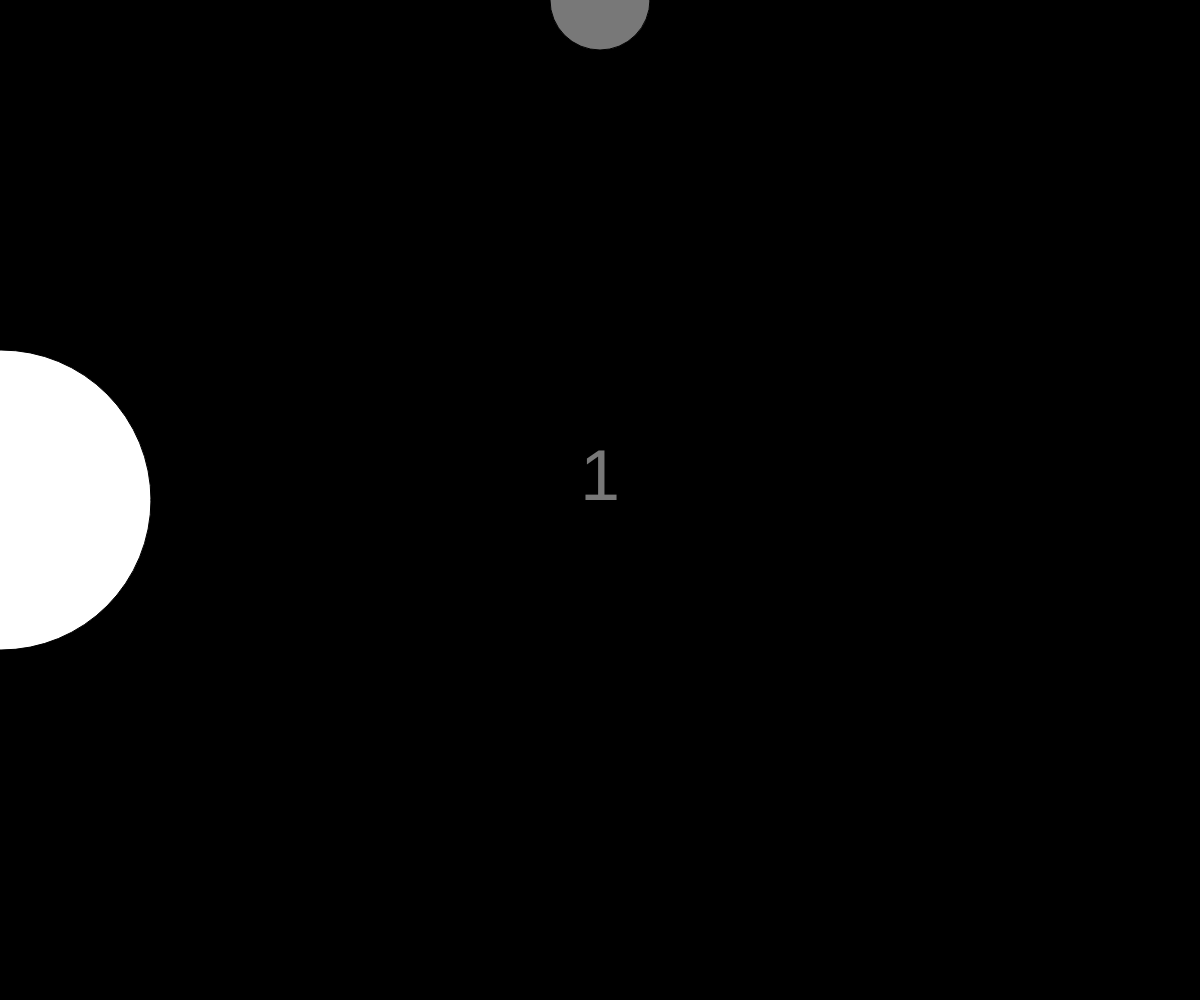
Frame 1 (no input)
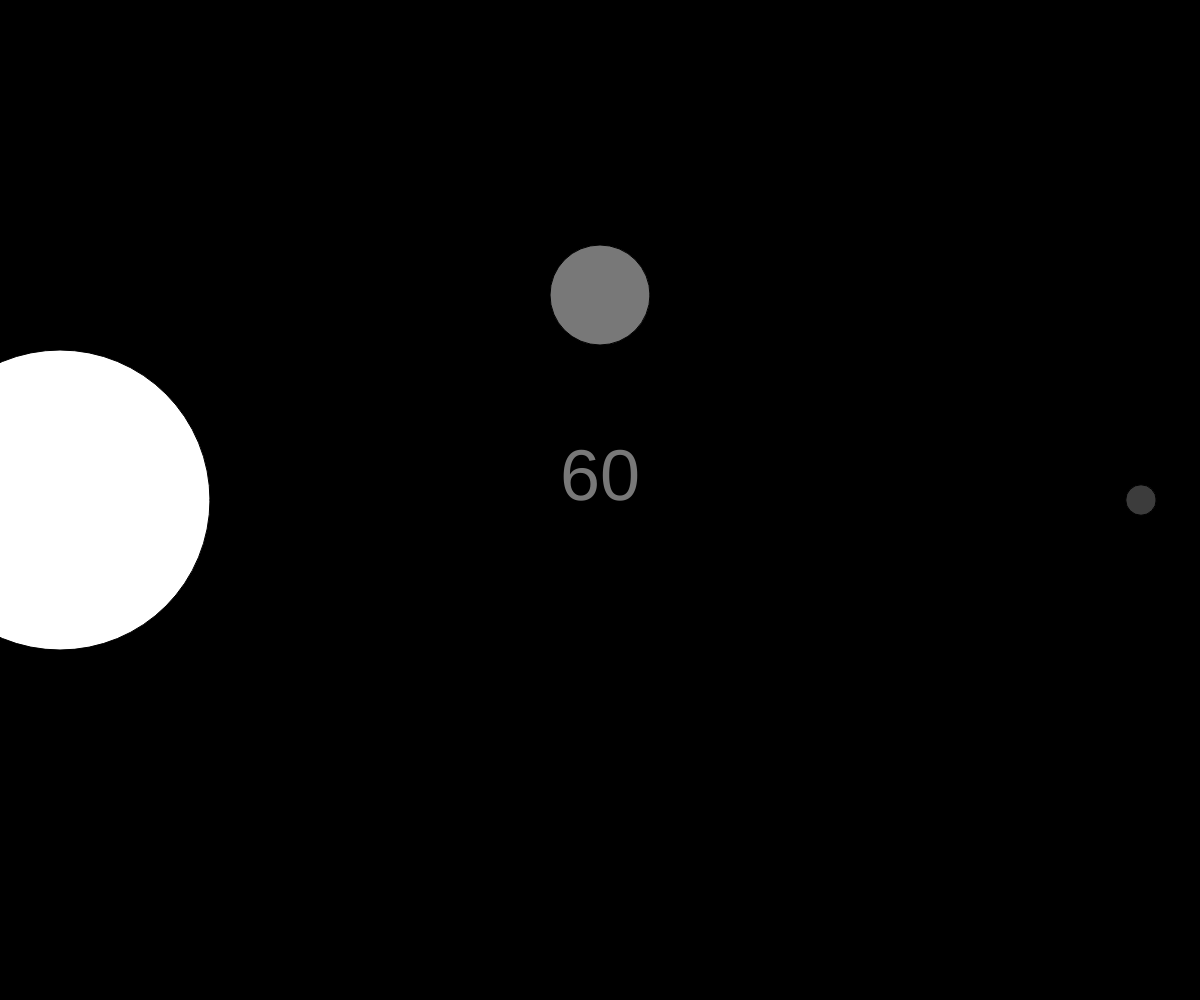
Frame 60 (no input)
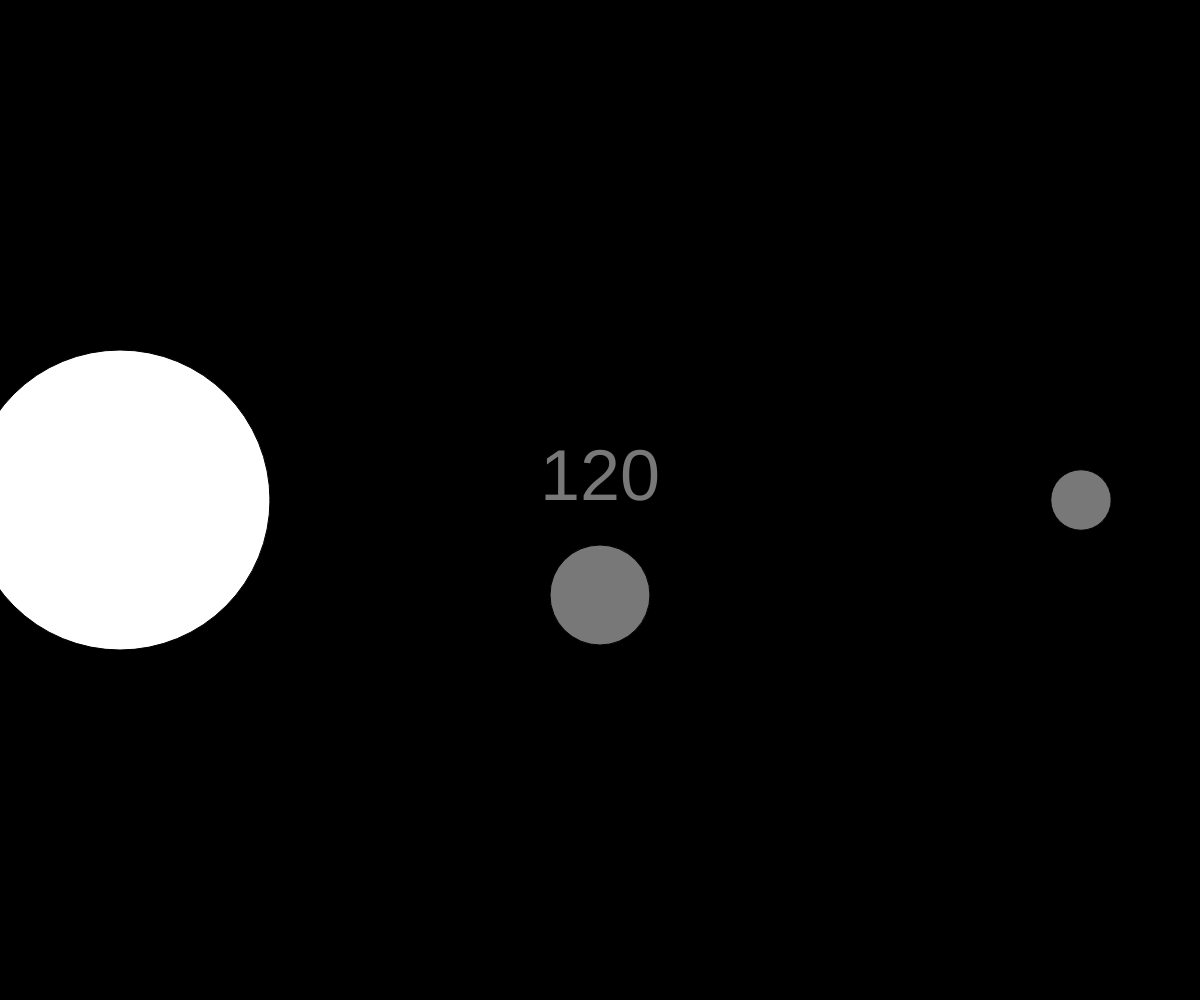
Frame 120 (the mouse pressed at the canvas centre since frame 60)

The p5.js sketch that drew these frames (run headless with seeded random() and noise() and a simulated clock; from frame 60 on, the mouse is pressed at the canvas centre):

// p5.js sketch
// ── sketch.js

// Muutujad
let yPos = 0;
let ySpeed = 5;
//
let xPos = 0;
let color = 1;
let size = 1;


function setup() {
  createCanvas(windowWidth,windowHeight);

  xPos = width;

  // p5.js will automatically run your code at 60 frames per second (FPS).
  frameRate(60);
}

/* Loop */
function draw() {
  background(0);

  //Draw moving ellipse
  fill(255);
  // TODO: draw an ellipse with frameCount as the x position
  // frameCount - built-in variable, counts the number of frames that have been
  //              displayed since the program started
  ellipse(frameCount, height/2, 300, 300);


  //Draw text
  fill(120);
  textSize(72);
  textAlign(CENTER);
  // TODO: create text with frameCount displayed in sketch
  text(frameCount, width/2, height/2); // (txt, x, y)
  // Draws the ellipse
  ellipse(width/2, yPos, 100,100);
  // Moves the ellipse down the canvas
  yPos = yPos + ySpeed;


  fill(color);
  // TODO: Draw an ellipse with xPos variable for the x position
  ellipse(xPos, height/2, size, size);
  xPos += 1;
  // TODO: increment the color variable by 1
  color++;
  // TODO: increment the size variable by 0.5
  size += 0.5;
  // TODO: decrement the xPos variable by 2
  xPos = xPos - 2;

}

// ── style.css
html, body {
  margin: 0;
  padding: 0;
}
h1 {
  text-align: center;
}
canvas {
  display: block;
  max-width: 100%;
  margin: auto;
}
footer {
  position: fixed;
  left: 0;
  bottom: 0;
  width: 100%;
  background-color: #dadada;
  color: #0f0f0f;
  text-align: left;
}
